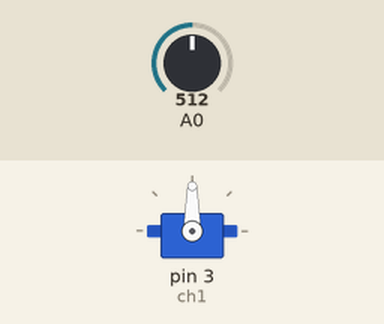
This sketch was run on a simulated Arduino Uno, built with avr-gcc and run on an emulated ATmega328P. Shown: servo. Inputs (shaded band) come from the test bench; at power-on: A0 = 512.

Above: at 1.2 s.
1.3 s: A0 set to 716
At 2.2 s:
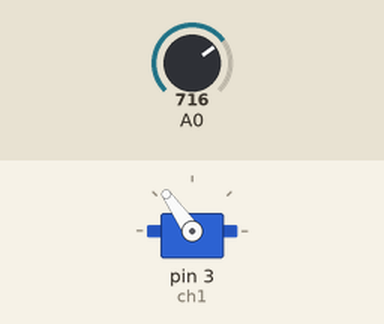
2.8 s: A0 set to 900
At 3.1 s:
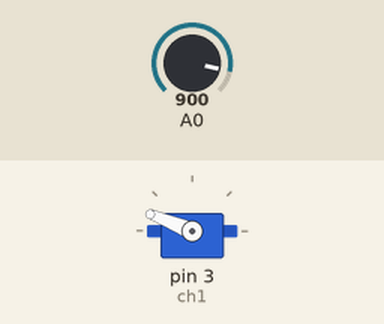
4.3 s: A0 set to 1023
At 5.5 s:
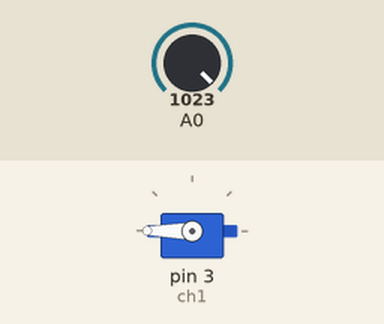
5.8 s: A0 set to 306
At 6.6 s:
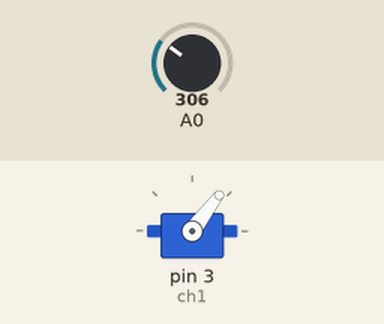
7.3 s: A0 set to 122
At 8.0 s:
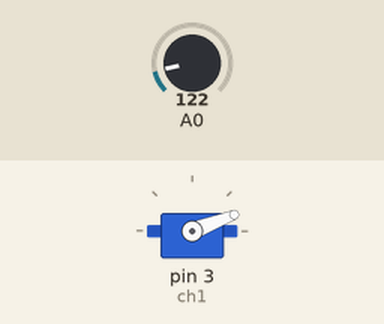
Timing chart, 0 to 9.8 s (numbered marks = the images above; inputs shaded):
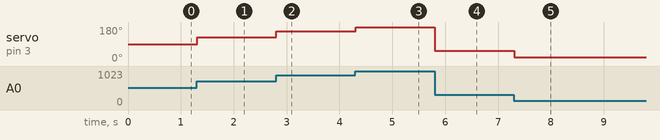

Measured:
- after the input at 1.3 s, servo on pin 3 (ch1): 90° → 125° at once
- after the input at 2.8 s, servo on pin 3 (ch1): 125° → 158° at once
- after the input at 4.3 s, servo on pin 3 (ch1): 158° → 180° at once
- after the input at 5.8 s, servo on pin 3 (ch1): 180° → 53° at once
- after the input at 7.3 s, servo on pin 3 (ch1): 53° → 21° at once

The sketch:

Servo_pot_control.ino
```cpp
/*
Controlling a servo position using a potentiometer (variable  resistor)
by Michal Rinott <http://people.interaction-ivrea.it/m.rinott>
modified on 8/27/2017
by Kristopher Ellis
For Idea lab Kids www.idealabkids.com
*/
#include <Servo.h> //sets up a preprogrammed ability to send proper pwm signals to servos

Servo ch1;  // creates servo object to control servos
//Servo ch2;  // you can add more chanells

int value1;    // variable to read the value from the analog pin
//int value2;    // variable to read the value from the analog pin

void setup()
{
  ch1.attach(3);  // ensures output to servo on pin 3
//  ch2.attach(9);  // ensures output to servo on pin 9 (must be a pwm pin)
}

void loop()
{
  value1 = analogRead(0);            // reads the value of the potentiometer from A1 (value between 0 and 1023)
//  value2 = analogRead(1);            //
  value1 = map(value1, 0, 1023, 0, 180);     // converts reading from potentiometer to an output value in degrees of rotation that the servo can understand
//  value2 = map(value2, 0, 1023, 0, 180);
  ch1.write(value1);                  // sets the servo position according to the input from the potentiometer
//  ch2.write(value2);
  delay(15);                           // waits 15ms for the servo to get to set position
}
// down and to the point program modify at your own peril!
```
